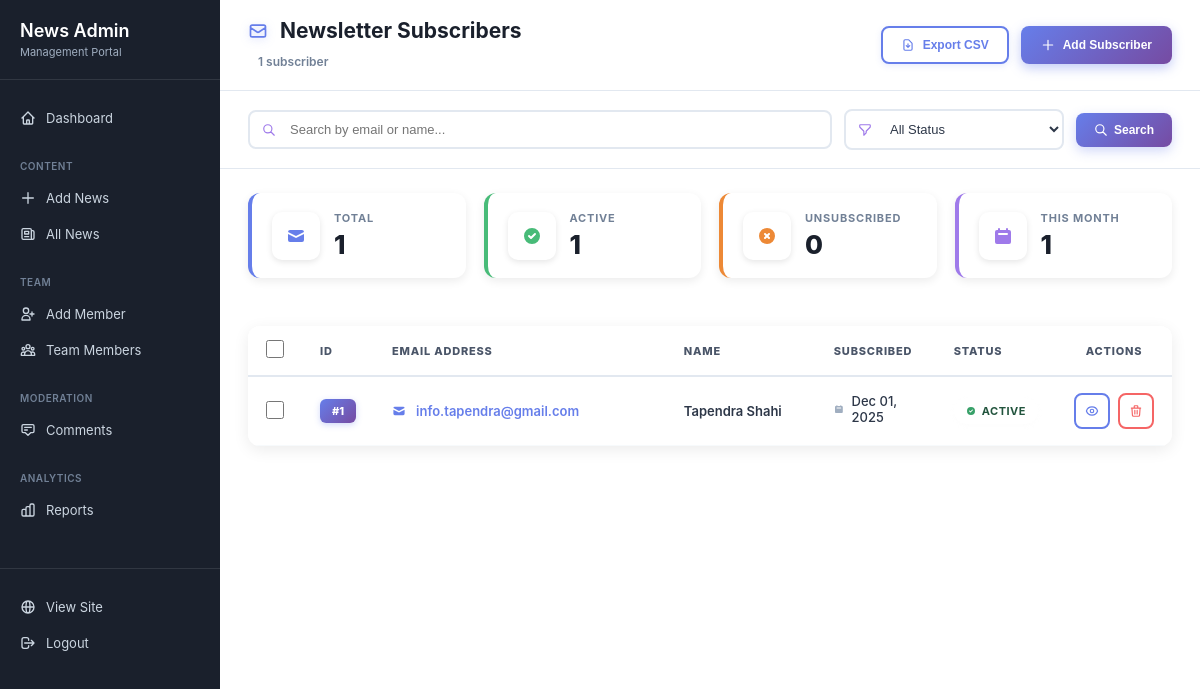
Page /custom-admin/subscribers/ (signed in) on the earlier database version.
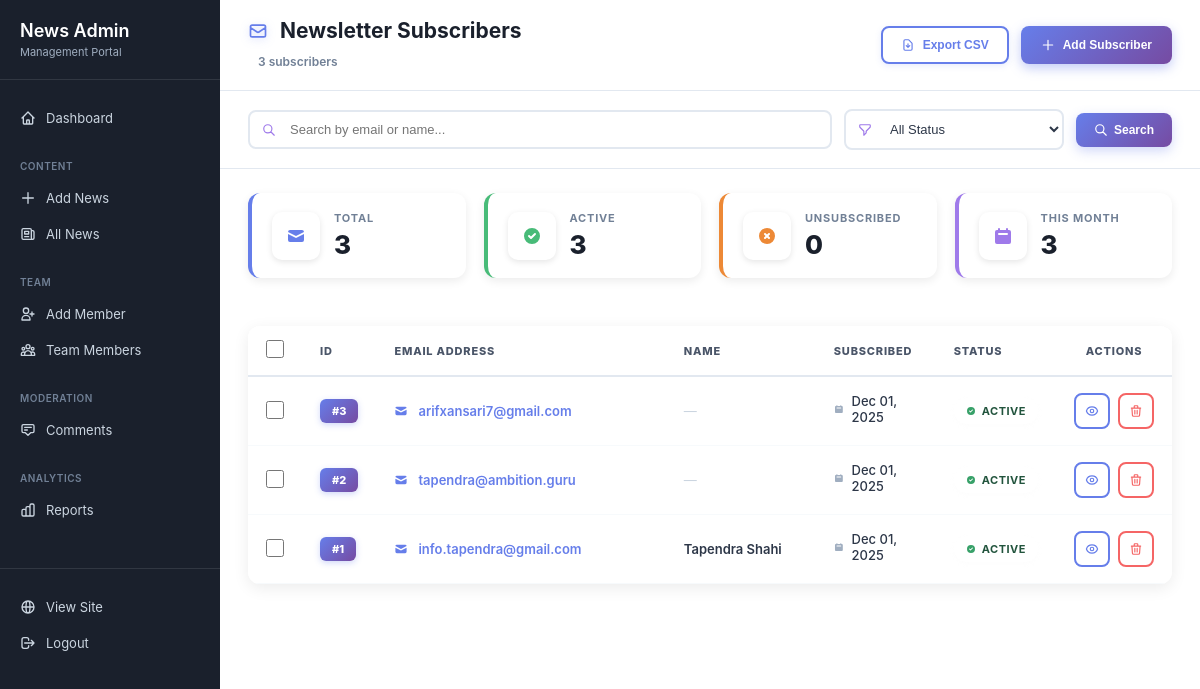
Same page on the later database version.
### news/models.py (models this page shows, shortened)
class Subscriber(models.Model):
    email = models.EmailField(unique=True)
    name = models.CharField(max_length=100, blank=True)
    is_active = models.BooleanField(default=True, help_text="Whether subscriber is active")
    subscribed_at = models.DateTimeField(auto_now_add=True)
    unsubscribed_at = models.DateTimeField(null=True, blank=True)
    class Meta:
        ordering = ['-subscribed_at']
        verbose_name = 'Subscriber'
        verbose_name_plural = 'Subscribers'

### news/admin_views.py (the view, shortened to what this page needs)
# urls.py: path('subscribers/', admin_views.admin_subscribers, name='subscribers'),
@staff_member_required
def admin_subscribers(request):
    search = request.GET.get('search', '')
    status = request.GET.get('status', '')
    subscribers = Subscriber.objects.all()
    if search:
        subscribers = subscribers.filter(
            Q(email__icontains=search) | Q(name__icontains=search)
        )
    if status == 'active':
        subscribers = subscribers.filter(is_active=True)
    elif status == 'unsubscribed':
        subscribers = subscribers.filter(is_active=False)
    total_subscribers = Subscriber.objects.count()
    active_subscribers = Subscriber.objects.filter(is_active=True).count()
    unsubscribed_count = Subscriber.objects.filter(is_active=False).count()
    first_of_month = timezone.now().replace(day=1, hour=0, minute=0, second=0, microsecond=0)
    new_this_month = Subscriber.objects.filter(subscribed_at__gte=first_of_month).count()
    context = {
        'subscribers': subscribers,
        'search': search,
        'status': status,
        'total_subscribers': total_subscribers,
        'active_subscribers': active_subscribers,
        'unsubscribed_count': unsubscribed_count,
        'new_this_month': new_this_month,
    }
    return render(request, 'admin/subscribers.html', context)

### news/templates/admin/subscribers.html (shortened to what the changed rows need)
{% extends 'admin/base_custom.html' %}
{% block content %}
<div class="subscribers-wrapper">
    <div class="list-header">
        <div class="header-info">
            <h1>
                <svg width="20" height="20" fill="none" stroke="currentColor" viewBox="0 0 24 24">
                    <path stroke-linecap="round" stroke-linejoin="round" stroke-width="2" d="M3 8l7.89 5.26a2 2 0 002.22 0L21 8M5 19h14a2 2 0 002-2V7a2 2 0 00-2-2H5a2 2 0 00-2 2v10a2 2 0 002 2z"/>
                </svg>
                Newsletter Subscribers
            </h1>
            <p class="header-count">{{ subscribers.count }} subscriber{{ subscribers.count|pluralize }}</p>
        </div>
    </div>
    <div class="stats-row">
        <div class="stat-mini stat-blue">
            <div class="stat-mini-content">
                <div class="stat-mini-label">Total</div>
                <div class="stat-mini-value">{{ total_subscribers }}</div>
            </div>
        </div>
        <div class="stat-mini stat-green">
            <div class="stat-mini-content">
                <div class="stat-mini-label">Active</div>
                <div class="stat-mini-value">{{ active_subscribers }}</div>
            </div>
        </div>
        <div class="stat-mini stat-purple">
            <div class="stat-mini-content">
                <div class="stat-mini-label">This Month</div>
                <div class="stat-mini-value">{{ new_this_month }}</div>
            </div>
        </div>
    </div>
    <div class="table-container">
        <table class="subscribers-table">
            <thead>
                <tr>
                    <th style="width: 40px;">
                        <input type="checkbox" id="selectAll" class="checkbox-input">
                    </th>
                    <th style="width: 50px;">ID</th>
                    <th>Email Address</th>
                    <th style="width: 150px;">Name</th>
                    <th style="width: 120px;">Subscribed</th>
                    <th style="width: 100px;">Status</th>
                    <th style="width: 100px; text-align: center;">Actions</th>
                </tr>
            </thead>
            <tbody>
                {% for subscriber in subscribers %}
                <tr>
                    <td>
                        <input type="checkbox" class="checkbox-input subscriber-checkbox" value="{{ subscriber.id }}">
                    </td>
                    <td>
                        <span class="id-badge">#{{ subscriber.id }}</span>
                    </td>
                    <td>
                        <div class="email-cell">
                            <svg width="14" height="14" fill="currentColor" viewBox="0 0 20 20">
                                <path d="M2.003 5.884L10 9.882l7.997-3.998A2 2 0 0016 4H4a2 2 0 00-1.997 1.884z"/>
                                <path d="M18 8.118l-8 4-8-4V14a2 2 0 002 2h12a2 2 0 002-2V8.118z"/>
                            </svg>
                            <a href="mailto:{{ subscriber.email }}" class="email-link">
                                {{ subscriber.email }}
                            </a>
                        </div>
                    </td>
                    <td>
                        {% if subscriber.name %}
                        <span class="name-text">{{ subscriber.name }}</span>
                        {% else %}
                        <span class="text-muted">—</span>
                        {% endif %}
                    </td>
                    <td class="date-cell">
                        <svg width="12" height="12" fill="currentColor" viewBox="0 0 20 20">
                            <path fill-rule="evenodd" d="M6 2a1 1 0 00-1 1v1H4a2 2 0 00-2 2v10a2 2 0 002 2h12a2 2 0 002-2V6a2 2 0 00-2-2h-1V3a1 1 0 10-2 0v1H7V3a1 1 0 00-1-1zm0 5a1 1 0 000 2h8a1 1 0 100-2H6z"/>
                        </svg>
                        <span>{{ subscriber.subscribed_at|date:"M d, Y" }}</span>
                    </td>
                    <td>
                        {% if subscriber.is_active %}
                        <span class="status-badge status-active">
                            <svg width="10" height="10" fill="currentColor" viewBox="0 0 20 20">
                                <path fill-rule="evenodd" d="M10 18a8 8 0 100-16 8 8 0 000 16zm3.707-9.293a1 1 0 00-1.414-1.414L9 10.586 7.707 9.293a1 1 0 00-1.414 1.414l2 2a1 1 0 001.414 0l4-4z"/>
                            </svg>
                            Active
                        </span>
                        {% endif %}
                    </td>
                    <td>
                        <div class="action-buttons">
                            <button class="btn-action btn-view" title="View Details" onclick="viewSubscriber({{ subscriber.id }})">
                            </button>
                            <button class="btn-action btn-delete" title="Delete" onclick="deleteSubscriber({{ subscriber.id }}, '{{ subscriber.email }}')">
                                <svg width="14" height="14" fill="none" stroke="currentColor" viewBox="0 0 24 24">
                                    <path stroke-linecap="round" stroke-linejoin="round" stroke-width="2" d="M19 7l-.867 12.142A2 2 0 0116.138 21H7.862a2 2 0 01-1.995-1.858L5 7m5 4v6m4-6v6m1-10V4a1 1 0 00-1-1h-4a1 1 0 00-1 1v3M4 7h16"/>
                                </svg>
                            </button>
                        </div>
                    </td>
                </tr>
                {% endfor %}
            </tbody>
        </table>
    </div>
</div>
{% endblock %}

Differences in the rows shown:
added Subscriber: id "3", email "arifxansari7@gmail.com", subscribed_at "Dec 01, 2025", is_active True (drawn)
added Subscriber: id "2", email "tapendra@ambition.guru", subscribed_at "Dec 01, 2025", is_active True (drawn)
Other differences:
{{ subscribers.count }}: "1" → "3"
{{ total_subscribers }}: "1" → "3"
{{ active_subscribers }}: "1" → "3"
{{ new_this_month }}: "1" → "3"
